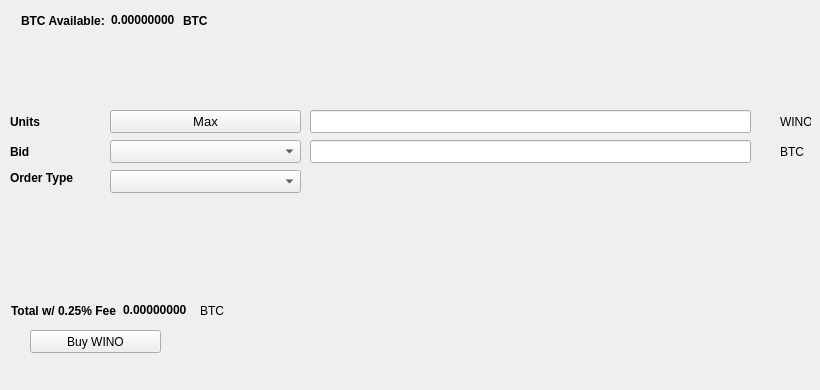
   <widget class="QWidget" name="BuyTab">
    <attribute name="title">
     <string>Buy</string>
    </attribute>
    <widget class="QPushButton" name="BuyWINO">
     <property name="geometry">
      <rect>
       <x>30</x>
       <y>330</y>
       <width>131</width>
       <height>23</height>
      </rect>
     </property>
     <property name="text">
      <string>Buy WINO</string>
     </property>
     <property name="icon">
      <iconset resource="../wino.qrc">
       <normaloff>:/icons/bitcoin</normaloff>:/icons/bitcoin</iconset>
     </property>
    </widget>
    <widget class="QLabel" name="label_3">
     <property name="geometry">
      <rect>
       <x>10</x>
       <y>110</y>
       <width>46</width>
       <height>23</height>
      </rect>
     </property>
     <property name="font">
      <font>
       <weight>75</weight>
       <bold>true</bold>
      </font>
     </property>
     <property name="text">
      <string>Units</string>
     </property>
    </widget>
    <widget class="QLineEdit" name="UnitsInput">
     <property name="geometry">
      <rect>
       <x>310</x>
       <y>110</y>
       <width>441</width>
       <height>23</height>
      </rect>
     </property>
     <property name="font">
      <font>
       <pointsize>9</pointsize>
       <weight>75</weight>
       <bold>true</bold>
      </font>
     </property>
    </widget>
    <widget class="QLineEdit" name="BuyBidPriceEdit">
     <property name="geometry">
      <rect>
       <x>310</x>
       <y>140</y>
       <width>441</width>
       <height>23</height>
      </rect>
     </property>
     <property name="font">
      <font>
       <pointsize>9</pointsize>
       <weight>75</weight>
       <bold>true</bold>
      </font>
     </property>
    </widget>
    <widget class="QLabel" name="label_4">
     <property name="geometry">
      <rect>
       <x>780</x>
       <y>110</y>
       <width>31</width>
       <height>23</height>
      </rect>
     </property>
     <property name="text">
      <string>WINO</string>
     </property>
    </widget>
    <widget class="QLabel" name="label_5">
     <property name="geometry">
      <rect>
       <x>780</x>
       <y>140</y>
       <width>31</width>
       <height>23</height>
      </rect>
     </property>
     <property name="text">
      <string>BTC</string>
     </property>
    </widget>
    <widget class="QLabel" name="label_6">
     <property name="geometry">
      <rect>
       <x>10</x>
       <y>140</y>
       <width>46</width>
       <height>23</height>
      </rect>
     </property>
     <property name="font">
      <font>
       <weight>75</weight>
       <bold>true</bold>
      </font>
     </property>
     <property name="text">
      <string>Bid</string>
     </property>
    </widget>
    <widget class="QLabel" name="label_7">
     <property name="geometry">
      <rect>
       <x>10</x>
       <y>170</y>
       <width>91</width>
       <height>16</height>
      </rect>
     </property>
     <property name="font">
      <font>
       <weight>75</weight>
       <bold>true</bold>
      </font>
     </property>
     <property name="text">
      <string>Order Type</string>
     </property>
    </widget>
    <widget class="QPushButton" name="Buy_Max_Amount">
     <property name="geometry">
      <rect>
       <x>110</x>
       <y>110</y>
       <width>191</width>
       <height>23</height>
      </rect>
     </property>
     <property name="font">
      <font>
       <pointsize>10</pointsize>
      </font>
     </property>
     <property name="text">
      <string>Max</string>
     </property>
    </widget>
    <widget class="QComboBox" name="BuyBidcomboBox">
     <property name="geometry">
      <rect>
       <x>110</x>
       <y>140</y>
       <width>191</width>
       <height>23</height>
      </rect>
     </property>
     <property name="font">
      <font>
       <pointsize>10</pointsize>
      </font>
     </property>
    </widget>
    <widget class="QComboBox" name="buyOrdertypeCombo">
     <property name="geometry">
      <rect>
       <x>110</x>
       <y>170</y>
       <width>191</width>
       <height>23</height>
      </rect>
     </property>
     <property name="font">
      <font>
       <pointsize>10</pointsize>
      </font>
     </property>
    </widget>
    <widget class="QWidget" name="layoutWidget1">
     <property name="geometry">
      <rect>
       <x>21</x>
       <y>11</y>
       <width>227</width>
       <height>19</height>
      </rect>
     </property>
     <layout class="QHBoxLayout" name="horizontalLayout_3">
      <item>
       <widget class="QLabel" name="label232">
        <property name="font">
         <font>
          <weight>75</weight>
          <bold>true</bold>
         </font>
        </property>
        <property name="text">
         <string>BTC Available:</string>
        </property>
       </widget>
      </item>
      <item>
       <widget class="QLabel" name="BtcAvailableLbl">
        <property name="palette">
         <palette>
          <active>
           <colorrole role="WindowText">
            <brush brushstyle="SolidPattern">
             <color alpha="255">
              <red>0</red>
              <green>0</green>
              <blue>0</blue>
             </color>
            </brush>
           </colorrole>
           <colorrole role="Button">
            <brush brushstyle="SolidPattern">
             <color alpha="255">
              <red>0</red>
              <green>170</green>
              <blue>0</blue>
             </color>
            </brush>
           </colorrole>
           <colorrole role="Light">
            <brush brushstyle="SolidPattern">
             <color alpha="255">
              <red>0</red>
              <green>255</green>
              <blue>0</blue>
             </color>
            </brush>
           </colorrole>
           <colorrole role="Midlight">
            <brush brushstyle="SolidPattern">
             <color alpha="255">
              <red>0</red>
              <green>212</green>
              <blue>0</blue>
             </color>
            </brush>
           </colorrole>
           <colorrole role="Dark">
            <brush brushstyle="SolidPattern">
             <color alpha="255">
              <red>0</red>
              <green>85</green>
              <blue>0</blue>
             </color>
            </brush>
           </colorrole>
           <colorrole role="Mid">
            <brush brushstyle="SolidPattern">
             <color alpha="255">
              <red>0</red>
              <green>113</green>
              <blue>0</blue>
             </color>
            </brush>
           </colorrole>
           <colorrole role="Text">
            <brush brushstyle="SolidPattern">
             <color alpha="255">
              <red>0</red>
              <green>170</green>
              <blue>0</blue>
             </color>
            </brush>
           </colorrole>
           <colorrole role="BrightText">
            <brush brushstyle="SolidPattern">
             <color alpha="255">
              <red>255</red>
              <green>255</green>
              <blue>255</blue>
             </color>
            </brush>
           </colorrole>
           <colorrole role="ButtonText">
            <brush brushstyle="SolidPattern">
             <color alpha="255">
              <red>0</red>
              <green>0</green>
              <blue>0</blue>
             </color>
            </brush>
           </colorrole>
           <colorrole role="Base">
            <brush brushstyle="SolidPattern">
             <color alpha="255">
              <red>255</red>
              <green>255</green>
              <blue>255</blue>
             </color>
            </brush>
           </colorrole>
           <colorrole role="Window">
            <brush brushstyle="SolidPattern">
             <color alpha="255">
              <red>0</red>
              <green>170</green>
              <blue>0</blue>
             </color>
            </brush>
           </colorrole>
           <colorrole role="Shadow">
            <brush brushstyle="SolidPattern">
             <color alpha="255">
              <red>0</red>
              <green>0</green>
              <blue>0</blue>
             </color>
            </brush>
           </colorrole>
           <colorrole role="AlternateBase">
            <brush brushstyle="SolidPattern">
             <color alpha="255">
              <red>127</red>
              <green>212</green>
              <blue>127</blue>
             </color>
            </brush>
           </colorrole>
           <colorrole role="ToolTipBase">
            <brush brushstyle="SolidPattern">
             <color alpha="255">
              <red>255</red>
              <green>255</green>
              <blue>220</blue>
             </color>
            </brush>
           </colorrole>
           <colorrole role="ToolTipText">
            <brush brushstyle="SolidPattern">
             <color alpha="255">
              <red>0</red>
              <green>0</green>
              <blue>0</blue>
             </color>
            </brush>
           </colorrole>
          </active>
          <inactive>
           <colorrole role="WindowText">
            <brush brushstyle="SolidPattern">
             <color alpha="255">
              <red>0</red>
              <green>0</green>
              <blue>0</blue>
             </color>
            </brush>
           </colorrole>
           <colorrole role="Button">
            <brush brushstyle="SolidPattern">
             <color alpha="255">
              <red>0</red>
              <green>170</green>
              <blue>0</blue>
             </color>
            </brush>
           </colorrole>
           <colorrole role="Light">
            <brush brushstyle="SolidPattern">
             <color alpha="255">
              <red>0</red>
              <green>255</green>
              <blue>0</blue>
             </color>
            </brush>
           </colorrole>
           <colorrole role="Midlight">
            <brush brushstyle="SolidPattern">
             <color alpha="255">
              <red>0</red>
              <green>212</green>
              <blue>0</blue>
             </color>
            </brush>
           </colorrole>
           <colorrole role="Dark">
            <brush brushstyle="SolidPattern">
             <color alpha="255">
              <red>0</red>
              <green>85</green>
              <blue>0</blue>
             </color>
            </brush>
           </colorrole>
           <colorrole role="Mid">
            <brush brushstyle="SolidPattern">
             <color alpha="255">
              <red>0</red>
              <green>113</green>
              <blue>0</blue>
             </color>
            </brush>
           </colorrole>
           <colorrole role="Text">
            <brush brushstyle="SolidPattern">
             <color alpha="255">
              <red>0</red>
              <green>170</green>
              <blue>0</blue>
             </color>
            </brush>
           </colorrole>
           <colorrole role="BrightText">
            <brush brushstyle="SolidPattern">
             <color alpha="255">
              <red>255</red>
              <green>255</green>
              <blue>255</blue>
             </color>
            </brush>
           </colorrole>
           <colorrole role="ButtonText">
            <brush brushstyle="SolidPattern">
             <color alpha="255">
              <red>0</red>
              <green>0</green>
              <blue>0</blue>
             </color>
            </brush>
           </colorrole>
           <colorrole role="Base">
            <brush brushstyle="SolidPattern">
             <color alpha="255">
              <red>255</red>
              <green>255</green>
              <blue>255</blue>
             </color>
            </brush>
           </colorrole>
           <colorrole role="Window">
            <brush brushstyle="SolidPattern">
             <color alpha="255">
              <red>0</red>
              <green>170</green>
              <blue>0</blue>
             </color>
            </brush>
           </colorrole>
           <colorrole role="Shadow">
            <brush brushstyle="SolidPattern">
             <color alpha="255">
              <red>0</red>
              <green>0</green>
              <blue>0</blue>
             </color>
            </brush>
           </colorrole>
           <colorrole role="AlternateBase">
            <brush brushstyle="SolidPattern">
             <color alpha="255">
              <red>127</red>
              <green>212</green>
              <blue>127</blue>
             </color>
            </brush>
           </colorrole>
           <colorrole role="ToolTipBase">
            <brush brushstyle="SolidPattern">
             <color alpha="255">
              <red>255</red>
              <green>255</green>
              <blue>220</blue>
             </color>
            </brush>
           </colorrole>
           <colorrole role="ToolTipText">
            <brush brushstyle="SolidPattern">
             <color alpha="255">
              <red>0</red>
              <green>0</green>
              <blue>0</blue>
             </color>
            </brush>
           </colorrole>
          </inactive>
          <disabled>
           <colorrole role="WindowText">
            <brush brushstyle="SolidPattern">
             <color alpha="255">
              <red>0</red>
              <green>85</green>
              <blue>0</blue>
             </color>
            </brush>
           </colorrole>
           <colorrole role="Button">
            <brush brushstyle="SolidPattern">
             <color alpha="255">
              <red>0</red>
              <green>170</green>
              <blue>0</blue>
             </color>
            </brush>
           </colorrole>
           <colorrole role="Light">
            <brush brushstyle="SolidPattern">
             <color alpha="255">
              <red>0</red>
              <green>255</green>
              <blue>0</blue>
             </color>
            </brush>
           </colorrole>
           <colorrole role="Midlight">
            <brush brushstyle="SolidPattern">
             <color alpha="255">
              <red>0</red>
              <green>212</green>
              <blue>0</blue>
             </color>
            </brush>
           </colorrole>
           <colorrole role="Dark">
            <brush brushstyle="SolidPattern">
             <color alpha="255">
              <red>0</red>
              <green>85</green>
              <blue>0</blue>
             </color>
            </brush>
           </colorrole>
           <colorrole role="Mid">
            <brush brushstyle="SolidPattern">
             <color alpha="255">
              <red>0</red>
              <green>113</green>
              <blue>0</blue>
             </color>
            </brush>
           </colorrole>
           <colorrole role="Text">
            <brush brushstyle="SolidPattern">
             <color alpha="255">
              <red>0</red>
              <green>85</green>
              <blue>0</blue>
             </color>
            </brush>
           </colorrole>
           <colorrole role="BrightText">
            <brush brushstyle="SolidPattern">
             <color alpha="255">
              <red>255</red>
              <green>255</green>
              <blue>255</blue>
             </color>
            </brush>
           </colorrole>
           <colorrole role="ButtonText">
            <brush brushstyle="SolidPattern">
             <color alpha="255">
              <red>0</red>
              <green>85</green>
              <blue>0</blue>
             </color>
            </brush>
           </colorrole>
           <colorrole role="Base">
            <brush brushstyle="SolidPattern">
             <color alpha="255">
              <red>0</red>
              <green>170</green>
              <blue>0</blue>
             </color>
            </brush>
           </colorrole>
           <colorrole role="Window">
            <brush brushstyle="SolidPattern">
             <color alpha="255">
              <red>0</red>
              <green>170</green>
              <blue>0</blue>
             </color>
            </brush>
           </colorrole>
           <colorrole role="Shadow">
            <brush brushstyle="SolidPattern">
             <color alpha="255">
              <red>0</red>
              <green>0</green>
              <blue>0</blue>
             </color>
            </brush>
           </colorrole>
           <colorrole role="AlternateBase">
            <brush brushstyle="SolidPattern">
             <color alpha="255">
              <red>0</red>
              <green>170</green>
              <blue>0</blue>
             </color>
            </brush>
           </colorrole>
           <colorrole role="ToolTipBase">
            <brush brushstyle="SolidPattern">
             <color alpha="255">
              <red>255</red>
              <green>255</green>
              <blue>220</blue>
             </color>
            </brush>
           </colorrole>
           <colorrole role="ToolTipText">
            <brush brushstyle="SolidPattern">
             <color alpha="255">
              <red>0</red>
              <green>0</green>
              <blue>0</blue>
             </color>
            </brush>
           </colorrole>
          </disabled>
         </palette>
        </property>
        <property name="font">
         <font>
          <weight>75</weight>
          <bold>true</bold>
         </font>
        </property>
        <property name="text">
         <string>0.00000000</string>
        </property>
        <property name="textInteractionFlags">
         <set>Qt::LinksAccessibleByMouse|Qt::TextSelectableByKeyboard|Qt::TextSelectableByMouse</set>
        </property>
       </widget>
      </item>
      <item>
       <widget class="QLabel" name="BtcAvailableLbl_2">
        <property name="font">
         <font>
          <weight>75</weight>
          <bold>true</bold>
         </font>
        </property>
        <property name="text">
         <string>BTC</string>
        </property>
       </widget>
      </item>
     </layout>
    </widget>
    <widget class="QWidget" name="layoutWidge2">
     <property name="geometry">
      <rect>
       <x>11</x>
       <y>301</y>
       <width>259</width>
       <height>19</height>
      </rect>
     </property>
     <layout class="QHBoxLayout" name="horizontalLayout_4">
      <item>
       <widget class="QLabel" name="label_9">
        <property name="font">
         <font>
          <weight>75</weight>
          <bold>true</bold>
         </font>
        </property>
        <property name="text">
         <string>Total w/ 0.25% Fee</string>
        </property>
       </widget>
      </item>
      <item>
       <widget class="QLabel" name="BuyCostLabel">
        <property name="palette">
         <palette>
          <active>
           <colorrole role="WindowText">
            <brush brushstyle="SolidPattern">
             <color alpha="255">
              <red>0</red>
              <green>0</green>
              <blue>0</blue>
             </color>
            </brush>
           </colorrole>
           <colorrole role="Button">
            <brush brushstyle="SolidPattern">
             <color alpha="255">
              <red>0</red>
              <green>170</green>
              <blue>0</blue>
             </color>
            </brush>
           </colorrole>
           <colorrole role="Light">
            <brush brushstyle="SolidPattern">
             <color alpha="255">
              <red>0</red>
              <green>255</green>
              <blue>0</blue>
             </color>
            </brush>
           </colorrole>
           <colorrole role="Midlight">
            <brush brushstyle="SolidPattern">
             <color alpha="255">
              <red>0</red>
              <green>212</green>
              <blue>0</blue>
             </color>
            </brush>
           </colorrole>
           <colorrole role="Dark">
            <brush brushstyle="SolidPattern">
             <color alpha="255">
              <red>0</red>
              <green>85</green>
              <blue>0</blue>
             </color>
            </brush>
           </colorrole>
           <colorrole role="Mid">
            <brush brushstyle="SolidPattern">
             <color alpha="255">
              <red>0</red>
              <green>113</green>
              <blue>0</blue>
             </color>
            </brush>
           </colorrole>
           <colorrole role="Text">
            <brush brushstyle="SolidPattern">
             <color alpha="255">
              <red>0</red>
              <green>170</green>
              <blue>0</blue>
             </color>
            </brush>
           </colorrole>
           <colorrole role="BrightText">
            <brush brushstyle="SolidPattern">
             <color alpha="255">
              <red>255</red>
              <green>255</green>
              <blue>255</blue>
             </color>
            </brush>
           </colorrole>
           <colorrole role="ButtonText">
            <brush brushstyle="SolidPattern">
             <color alpha="255">
              <red>0</red>
              <green>0</green>
              <blue>0</blue>
             </color>
            </brush>
           </colorrole>
           <colorrole role="Base">
            <brush brushstyle="SolidPattern">
             <color alpha="255">
              <red>255</red>
              <green>255</green>
              <blue>255</blue>
             </color>
            </brush>
           </colorrole>
           <colorrole role="Window">
            <brush brushstyle="SolidPattern">
             <color alpha="255">
              <red>0</red>
              <green>170</green>
              <blue>0</blue>
             </color>
            </brush>
           </colorrole>
           <colorrole role="Shadow">
            <brush brushstyle="SolidPattern">
             <color alpha="255">
              <red>0</red>
              <green>0</green>
              <blue>0</blue>
             </color>
            </brush>
           </colorrole>
           <colorrole role="AlternateBase">
            <brush brushstyle="SolidPattern">
             <color alpha="255">
              <red>127</red>
              <green>212</green>
              <blue>127</blue>
             </color>
            </brush>
           </colorrole>
           <colorrole role="ToolTipBase">
            <brush brushstyle="SolidPattern">
             <color alpha="255">
              <red>255</red>
              <green>255</green>
              <blue>220</blue>
             </color>
            </brush>
           </colorrole>
           <colorrole role="ToolTipText">
            <brush brushstyle="SolidPattern">
             <color alpha="255">
              <red>0</red>
              <green>0</green>
              <blue>0</blue>
             </color>
            </brush>
           </colorrole>
          </active>
          <inactive>
           <colorrole role="WindowText">
            <brush brushstyle="SolidPattern">
             <color alpha="255">
              <red>0</red>
              <green>0</green>
              <blue>0</blue>
             </color>
            </brush>
           </colorrole>
           <colorrole role="Button">
            <brush brushstyle="SolidPattern">
             <color alpha="255">
              <red>0</red>
              <green>170</green>
              <blue>0</blue>
             </color>
            </brush>
           </colorrole>
           <colorrole role="Light">
            <brush brushstyle="SolidPattern">
             <color alpha="255">
              <red>0</red>
              <green>255</green>
              <blue>0</blue>
             </color>
            </brush>
           </colorrole>
           <colorrole role="Midlight">
            <brush brushstyle="SolidPattern">
             <color alpha="255">
              <red>0</red>
              <green>212</green>
              <blue>0</blue>
             </color>
            </brush>
           </colorrole>
           <colorrole role="Dark">
            <brush brushstyle="SolidPattern">
             <color alpha="255">
              <red>0</red>
              <green>85</green>
              <blue>0</blue>
             </color>
            </brush>
           </colorrole>
           <colorrole role="Mid">
            <brush brushstyle="SolidPattern">
             <color alpha="255">
              <red>0</red>
              <green>113</green>
              <blue>0</blue>
             </color>
            </brush>
           </colorrole>
           <colorrole role="Text">
            <brush brushstyle="SolidPattern">
             <color alpha="255">
              <red>0</red>
              <green>170</green>
              <blue>0</blue>
             </color>
            </brush>
           </colorrole>
           <colorrole role="BrightText">
            <brush brushstyle="SolidPattern">
             <color alpha="255">
              <red>255</red>
              <green>255</green>
              <blue>255</blue>
             </color>
            </brush>
           </colorrole>
           <colorrole role="ButtonText">
            <brush brushstyle="SolidPattern">
             <color alpha="255">
              <red>0</red>
              <green>0</green>
              <blue>0</blue>
             </color>
            </brush>
           </colorrole>
           <colorrole role="Base">
            <brush brushstyle="SolidPattern">
             <color alpha="255">
              <red>255</red>
              <green>255</green>
              <blue>255</blue>
             </color>
            </brush>
           </colorrole>
           <colorrole role="Window">
            <brush brushstyle="SolidPattern">
             <color alpha="255">
              <red>0</red>
              <green>170</green>
              <blue>0</blue>
             </color>
            </brush>
           </colorrole>
           <colorrole role="Shadow">
            <brush brushstyle="SolidPattern">
             <color alpha="255">
              <red>0</red>
              <green>0</green>
              <blue>0</blue>
             </color>
            </brush>
           </colorrole>
           <colorrole role="AlternateBase">
            <brush brushstyle="SolidPattern">
             <color alpha="255">
              <red>127</red>
              <green>212</green>
              <blue>127</blue>
             </color>
            </brush>
           </colorrole>
           <colorrole role="ToolTipBase">
            <brush brushstyle="SolidPattern">
             <color alpha="255">
              <red>255</red>
              <green>255</green>
              <blue>220</blue>
             </color>
            </brush>
           </colorrole>
           <colorrole role="ToolTipText">
            <brush brushstyle="SolidPattern">
             <color alpha="255">
              <red>0</red>
              <green>0</green>
              <blue>0</blue>
             </color>
            </brush>
           </colorrole>
          </inactive>
          <disabled>
           <colorrole role="WindowText">
            <brush brushstyle="SolidPattern">
             <color alpha="255">
              <red>0</red>
              <green>85</green>
              <blue>0</blue>
             </color>
            </brush>
           </colorrole>
           <colorrole role="Button">
            <brush brushstyle="SolidPattern">
             <color alpha="255">
              <red>0</red>
              <green>170</green>
              <blue>0</blue>
             </color>
            </brush>
           </colorrole>
           <colorrole role="Light">
            <brush brushstyle="SolidPattern">
             <color alpha="255">
              <red>0</red>
              <green>255</green>
              <blue>0</blue>
             </color>
            </brush>
           </colorrole>
           <colorrole role="Midlight">
            <brush brushstyle="SolidPattern">
             <color alpha="255">
              <red>0</red>
              <green>212</green>
              <blue>0</blue>
             </color>
            </brush>
           </colorrole>
           <colorrole role="Dark">
            <brush brushstyle="SolidPattern">
             <color alpha="255">
              <red>0</red>
              <green>85</green>
              <blue>0</blue>
             </color>
            </brush>
           </colorrole>
           <colorrole role="Mid">
            <brush brushstyle="SolidPattern">
             <color alpha="255">
              <red>0</red>
              <green>113</green>
              <blue>0</blue>
             </color>
            </brush>
           </colorrole>
           <colorrole role="Text">
            <brush brushstyle="SolidPattern">
             <color alpha="255">
              <red>0</red>
              <green>85</green>
              <blue>0</blue>
             </color>
            </brush>
           </colorrole>
           <colorrole role="BrightText">
            <brush brushstyle="SolidPattern">
             <color alpha="255">
              <red>255</red>
              <green>255</green>
              <blue>255</blue>
             </color>
            </brush>
           </colorrole>
           <colorrole role="ButtonText">
            <brush brushstyle="SolidPattern">
             <color alpha="255">
              <red>0</red>
              <green>85</green>
              <blue>0</blue>
             </color>
            </brush>
           </colorrole>
           <colorrole role="Base">
            <brush brushstyle="SolidPattern">
             <color alpha="255">
              <red>0</red>
              <green>170</green>
              <blue>0</blue>
             </color>
            </brush>
           </colorrole>
           <colorrole role="Window">
            <brush brushstyle="SolidPattern">
             <color alpha="255">
              <red>0</red>
              <green>170</green>
              <blue>0</blue>
             </color>
            </brush>
           </colorrole>
           <colorrole role="Shadow">
            <brush brushstyle="SolidPattern">
             <color alpha="255">
              <red>0</red>
              <green>0</green>
              <blue>0</blue>
             </color>
            </brush>
           </colorrole>
           <colorrole role="AlternateBase">
            <brush brushstyle="SolidPattern">
             <color alpha="255">
              <red>0</red>
              <green>170</green>
              <blue>0</blue>
             </color>
            </brush>
           </colorrole>
           <colorrole role="ToolTipBase">
            <brush brushstyle="SolidPattern">
             <color alpha="255">
              <red>255</red>
              <green>255</green>
              <blue>220</blue>
             </color>
            </brush>
           </colorrole>
           <colorrole role="ToolTipText">
            <brush brushstyle="SolidPattern">
             <color alpha="255">
              <red>0</red>
              <green>0</green>
              <blue>0</blue>
             </color>
            </brush>
           </colorrole>
          </disabled>
         </palette>
        </property>
        <property name="font">
         <font>
          <weight>75</weight>
          <bold>true</bold>
         </font>
        </property>
        <property name="autoFillBackground">
         <bool>false</bool>
        </property>
        <property name="text">
         <string>0.00000000</string>
        </property>
        <property name="textInteractionFlags">
         <set>Qt::LinksAccessibleByMouse|Qt::TextSelectableByMouse</set>
        </property>
       </widget>
      </item>
      <item>
       <widget class="QLabel" name="label_10">
        <property name="font">
         <font>
          <weight>50</weight>
          <bold>false</bold>
         </font>
        </property>
        <property name="text">
         <string>BTC</string>
        </property>
       </widget>
      </item>
     </layout>
    </widget>
    <widget class="QLabel" name="label_24">
     <property name="geometry">
      <rect>
       <x>460</x>
       <y>300</y>
       <width>281</width>
       <height>81</height>
      </rect>
     </property>
     <property name="text">
      <string/>
     </property>
     <property name="pixmap">
      <pixmap>:/images/bittrex</pixmap>
     </property>
    </widget>
   </widget>
